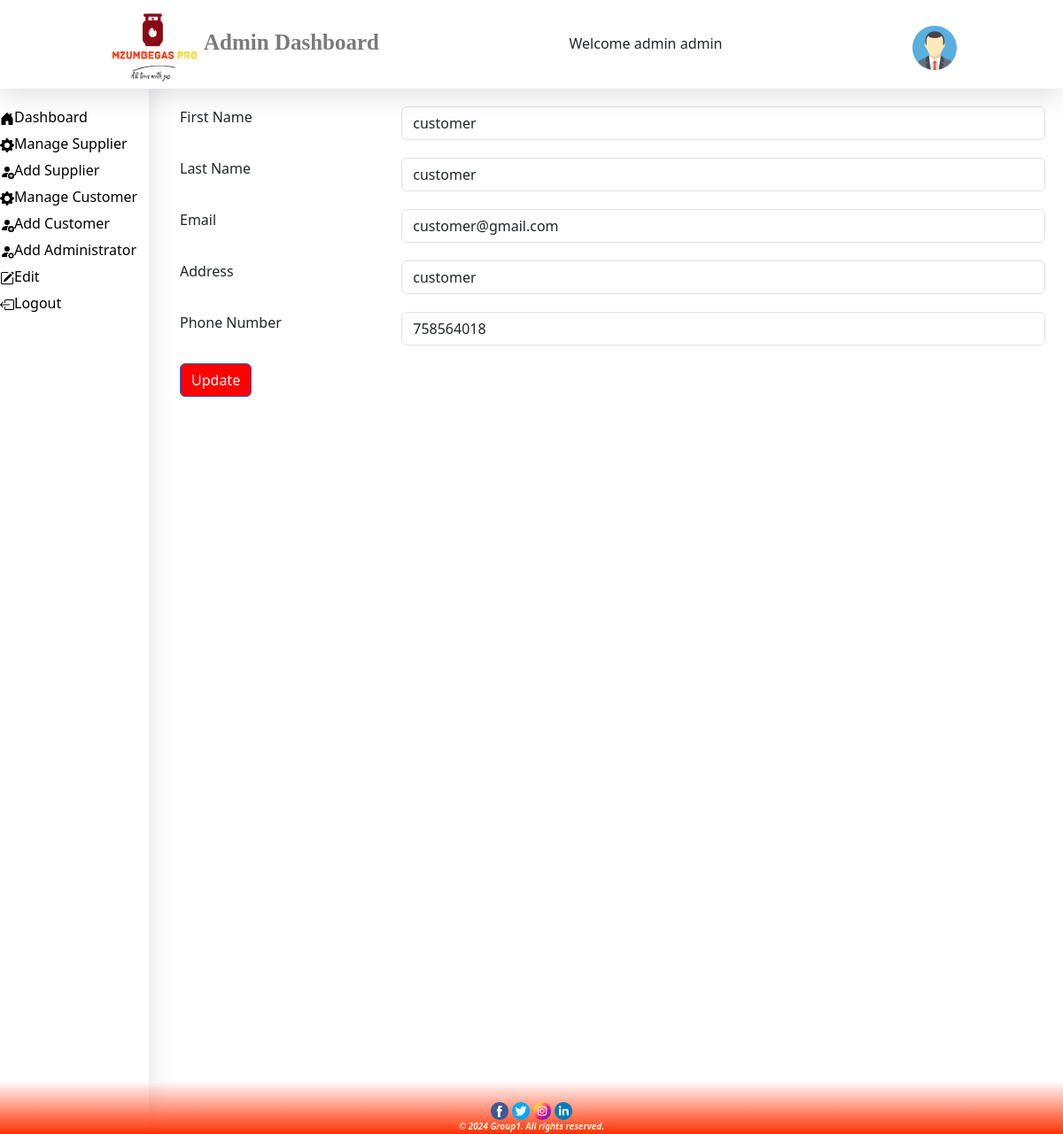
Screenshot of /admin_update_supplier&customer.php?id=3 (signed in) with the database file from the repository.
### tables this page shows
CREATE TABLE `register` (
  `id` int(200) NOT NULL,
  `firstname` varchar(120) NOT NULL,
  `lastname` varchar(120) NOT NULL,
  `email` varchar(120) NOT NULL,
  `address` varchar(100) NOT NULL,
  `phonenumber` int(11) NOT NULL,
  `choice` varchar(100) NOT NULL,
  `password` varchar(255) NOT NULL
);

### admin_update_supplier&customer.php (the view, shortened to what this page needs)
<?php
include('./layout/admin/header.php');
include('dbcn.php');
if (isset($_GET['id'])) {
    $id = $_GET['id'];
    $sql = "SELECT * FROM `register` WHERE `id` = '$id'";
    $result = mysqli_query($conn, $sql);
    if (!$result) {
        echo "Failed to fetch user data.";
    } else {
        $supplier = mysqli_fetch_array($result);
    }
}
?>
<div style="display: flex; gap: 15px; position: scroll;">
    <?php include('./layout/admin/sidebar.php') ?>
    <div style="height: 100vh; width: 86%; padding-top: 80px; flex: content; position: scroll;">
        <div style="margin-top: 20px;">
            <form class="form-horizontal" style="padding: 20px;" method="POST">
                <div class="form-group">
                    <div class="row" style="margin-bottom: 20px;">
                        <label class="col-sm-3 control-label">First Name</label>
                        <div class="col-sm-9">
                            <input type="text" class="form-control" name="firstname" autocomplete="off" value="<?php echo htmlspecialchars($supplier['firstname']); ?>">
                        </div>
                    </div>
                </div>
                <div class="form-group">
                    <div class="row" style="margin-bottom: 20px;">
                        <label class="col-sm-3 control-label">Last Name</label>
                        <div class="col-sm-9">
                            <input type="text" class="form-control" name="lastname" autocomplete="off" value="<?php echo htmlspecialchars($supplier['lastname']); ?>">
                        </div>
                    </div>
                </div>
                <div class="form-group">
                    <div class="row" style="margin-bottom: 20px;">
                        <label class="col-sm-3 control-label">Email</label>
                        <div class="col-sm-9">
                            <input type="email" class="form-control" name="email" autocomplete="off" value="<?php echo htmlspecialchars($supplier['email']); ?>">
                        </div>
                    </div>
                </div>
                <div class="form-group">
                    <div class="row" style="margin-bottom: 20px;">
                        <label class="col-sm-3 control-label">Address</label>
                        <div class="col-sm-9">
                            <input type="text" class="form-control" name="address" autocomplete="off" value="<?php echo htmlspecialchars($supplier['address']); ?>">
                        </div>
                    </div>
                </div>
                <div class="form-group">
                    <div class="row" style="margin-bottom: 20px;">
                        <label class="col-sm-3 control-label">Phone Number</label>
                        <div class="col-sm-9">
                            <input type="number" class="form-control" name="phonenumber" autocomplete="off" value="<?php echo htmlspecialchars($supplier['phonenumber']); ?>">
                        </div>
                    </div>
                </div>
                <button type="submit" name="update" value="update" class="btn btn-primary btn-flat m-b-30 m-t-30" style="background-color: red;">Update</button>
            </form>
        </div>
    </div>
</div>
<?php include('./layout/admin/footer.php') ?>

### rows the page displays
register: firstname "customer", lastname "customer", email "customer@gmail.com", address "customer", phonenumber "758564018"

### other values shown
$_SESSION['firstname'] "admin"
$_SESSION['lastname'] "admin"
